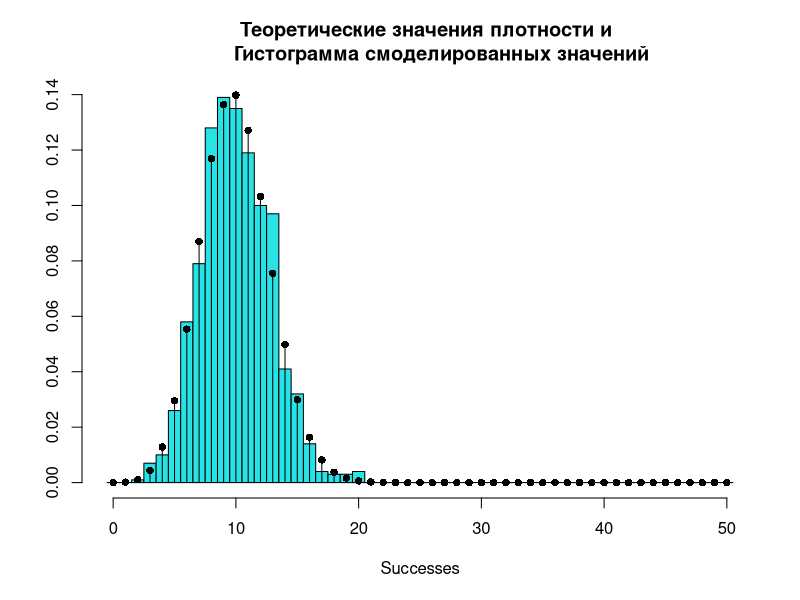

Source code (R):
binom_gen <- function(samples, n, pi) {
  values <- sample(c(0,1), samples*n, replace=TRUE, prob=c(1-pi,pi))
  value.mat <- matrix(values, ncol=n)
  Successes <- apply(value.mat, 1, sum)
  a1 <- round((table(Successes)/samples), 3)
  b1 <- round(dbinom(0:n, n, pi), 3)
  names(b1) <- 0:n
  hist(Successes, breaks=c((-.5+0):(n+.5)), probability=TRUE,
       ylab="", main="  Теоретические значения плотности и
       Гистограмма смоделированных значений", col=13)
  x <- 0:n
  fx <- dbinom(x, n, pi)
  lines(x, fx, type="h")
  lines(x, fx, type="p", pch=16)
  list(simulated.distribution=a1, theoretical.distribution=b1)}

binom_gen(1000, 50, 0.2)